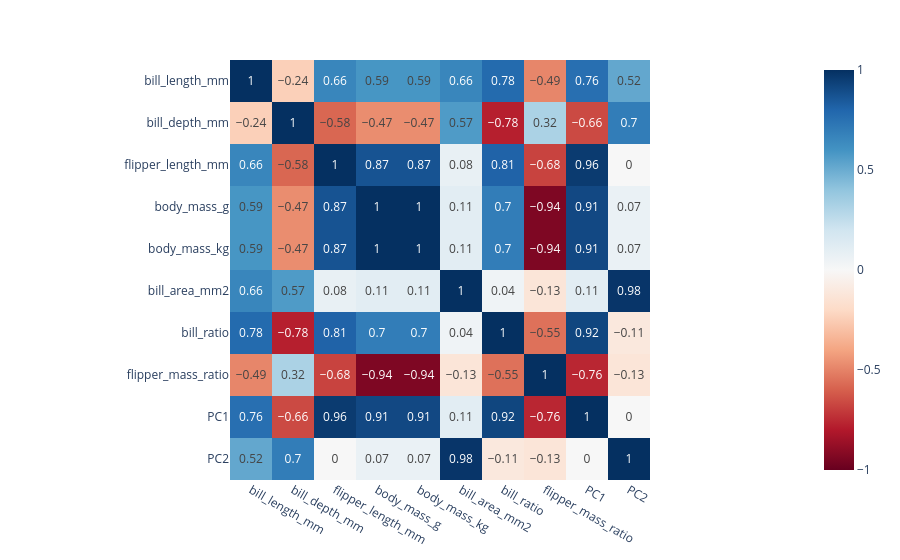

Notebook cell for this chart:
### Markdown cell above
## Correlation Heatmap

### Code cell
corr_matrix = penguins_df.select_dtypes(include="float").corr().round(2)
corr_fig = px.imshow(corr_matrix, 
                     color_continuous_scale="RdBu",
                     zmin=-1, 
                     zmax=1, 
                     text_auto=True)
corr_fig

### Figure 1 — Plotly figure (JSON) as saved in the notebook; plotly's stock layout.template omitted (floating-point values rounded to 4 significant figures)
{"data": [{"coloraxis": "coloraxis", "hovertemplate": "x: %{x}<br>y: %{y}<br>color: %{z}<extra></extra>", "name": "0", "texttemplate": "%{z}", "type": "heatmap", "x": ["bill_length_mm", "bill_depth_mm", "flipper_length_mm", "body_mass_g", "body_mass_kg", "bill_area_mm2", "bill_ratio", "flipper_mass_ratio", "PC1", "PC2"], "xaxis": "x", "y": ["bill_length_mm", "bill_depth_mm", "flipper_length_mm", "body_mass_g", "body_mass_kg", "bill_area_mm2", "bill_ratio", "flipper_mass_ratio", "PC1", "PC2"], "yaxis": "y", "z": [[1, -0.24, 0.66, 0.59, 0.59, 0.66, 0.78, -0.49, 0.76, 0.52], [-0.24, 1, -0.58, -0.47, -0.47, 0.57, -0.78, 0.32, -0.66, 0.7], [0.66, -0.58, 1, 0.87, 0.87, 0.08, 0.81, -0.68, 0.96, 0], [0.59, -0.47, 0.87, 1, 1, 0.11, 0.7, -0.94, 0.91, 0.07], [0.59, -0.47, 0.87, 1, 1, 0.11, 0.7, -0.94, 0.91, 0.07], [0.66, 0.57, 0.08, 0.11, 0.11, 1, 0.04, -0.13, 0.11, 0.98], [0.78, -0.78, 0.81, 0.7, 0.7, 0.04, 1, -0.55, 0.92, -0.11], [-0.49, 0.32, -0.68, -0.94, -0.94, -0.13, -0.55, 1, -0.76, -0.13], [0.76, -0.66, 0.96, 0.91, 0.91, 0.11, 0.92, -0.76, 1, 0], [0.52, 0.7, 0, 0.07, 0.07, 0.98, -0.11, -0.13, 0, 1]]}], "layout": {"coloraxis": {"cmax": 1, "cmin": -1, "colorscale": [[0, "rgb(103,0,31)"], [0.1, "rgb(178,24,43)"], [0.2, "rgb(214,96,77)"], [0.3, "rgb(244,165,130)"], [0.4, "rgb(253,219,199)"], [0.5, "rgb(247,247,247)"], [0.6, "rgb(209,229,240)"], [0.7, "rgb(146,197,222)"], [0.8, "rgb(67,147,195)"], [0.9, "rgb(33,102,172)"], [1, "rgb(5,48,97)"]]}, "margin": {"t": 60}, "xaxis": {"anchor": "y", "constrain": "domain", "domain": [0, 1], "scaleanchor": "y"}, "yaxis": {"anchor": "x", "autorange": "reversed", "constrain": "domain", "domain": [0, 1]}}}
